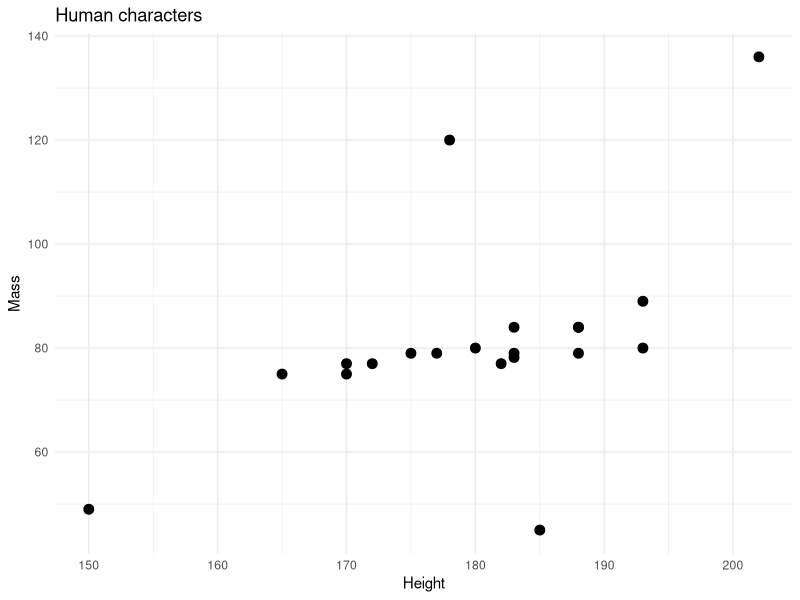

Here is the R script that generated this plot:
#### your turn 1: improve file names ####

# Original: My Homework 1.R
# Revised: my-homework-01.R

# Original: FINAL analysis.r
# Revised: analysis.R

# Original: DataCleaningScript.R
# Revised: data-cleaning-script.R

# Original: figure 2 final.PNG
# Revised: figure-02.png


#### your turn 2: improve object names ####

water_temperature <- 18.5

average_fish_weight <- 2.4

species_names <- c("cod", "haddock", "hake")


#### your turn 3: repair the spacing ####

fish_mass <- c(1.2, 1.5, NA, 1.8, 2.1)

mean_mass <- mean(fish_mass, na.rm = TRUE)

large_mass <- fish_mass > 1.5


#### your turn 6: restyle a function ####

calculate_fish_mean <- function(x) {
  result <- mean(x, na.rm = TRUE)
  result
}


#### final practice: restyle an analysis ####

library(tidyverse)

human_data <- starwars |>
  filter(
    species == "Human",
    !is.na(height),
    !is.na(mass)
  )

summary_data <- human_data |>
  summarise(
    mean_height = mean(height),
    mean_mass = mean(mass),
    sample_size = n()
  )

ggplot(
  human_data,
  aes(
    x = height,
    y = mass
  )
) +
  geom_point(size = 3) +
  labs(
    x = "Height",
    y = "Mass",
    title = "Human characters"
  ) +
  theme_minimal()

summary_data
